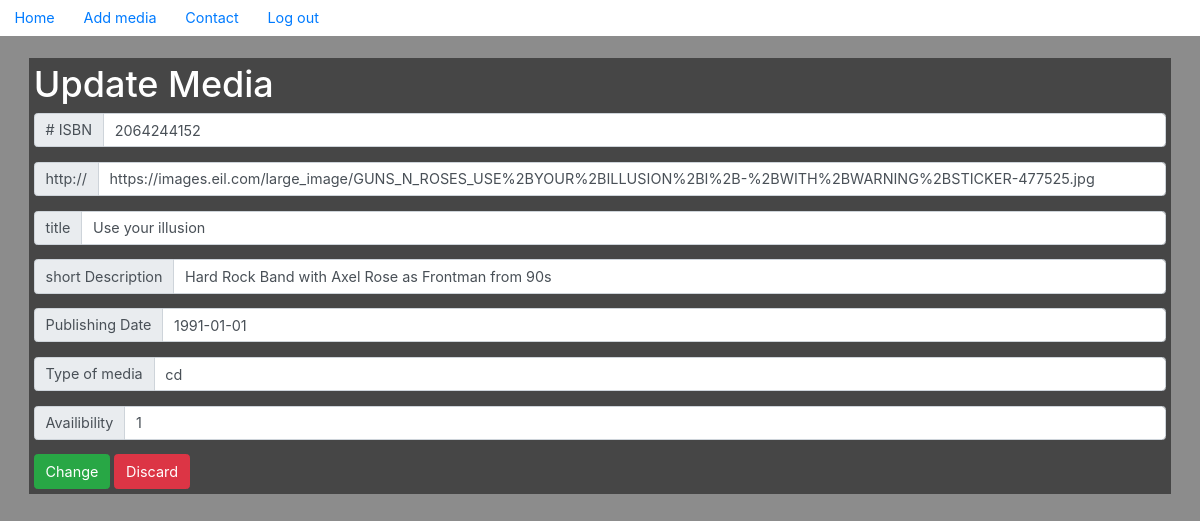
Page /update.php?ISBN=2064244152 on the committed database.
### tables this page shows
CREATE TABLE `media` (
  `ISBN` bigint(22) NOT NULL,
  `img_src` varchar(255) DEFAULT NULL,
  `title` varchar(255) DEFAULT NULL,
  `short_descr` varchar(255) DEFAULT NULL,
  `pub_date` date DEFAULT NULL,
  `media_type` varchar(55) DEFAULT NULL,
  `availibility` tinyint(1) DEFAULT NULL,
  `fk_author_id` int(11) DEFAULT NULL,
  `fk_pub_id` int(11) DEFAULT NULL
);

### update.php (the view, shortened to what this page needs)
<?php
require_once 'actions/db_connect.php';
if($_GET['ISBN']) {
    $id = $_GET['ISBN'];
    $sql = "SELECT * FROM media WHERE ISBN = {$id}";
    $result = $connect->query($sql);
    $data = $result->fetch_assoc();
?>
<?php
}
?>
<!DOCTYPE html>
<head>
  <link rel="stylesheet" href="https://use.fontawesome.com/releases/v5.0.8/css/all.css">
  <link rel="stylesheet" href="https://stackpath.bootstrapcdn.com/bootstrap/4.1.1/css/bootstrap.min.css">
  <link rel="stylesheet" href="style.css" />
</head>
<body>
  <header class="header">
    <ul class="nav nav-pills">
      <li class="nav-item">
        <a class="nav-link" href="home.php">Home</a>
      </li>
      <li class="nav-item">
        <a class="nav-link" href="create.php">Add media</a>
      </li>
      <li class="nav-item">
        <a class="nav-link" href="contact.html">Contact</a>
      </li>
      <li class="nav-item">
        <a class="nav-link" href="logout.php?logout">Log out</a>
      </li>
    </ul>
  </header>
  <section>
    <form action="actions/a_update.php" method="post">
      <h1>Update Media</h1>
        <div class="input-group mb-3">
          <div class="input-group-prepend">
            <span class="input-group-text" id="basic-addon1"># ISBN</span>
          </div>
          <input type="text" name="ISBN" value="<?php echo $data['ISBN'] ?>" class="form-control" placeholder="f.e.2064244152" aria-label="ISBN" aria-describedby="basic-addon1">
        </div>
        <div class="input-group mb-3">
          <div class="input-group-prepend">
            <span class="input-group-text" id="basic-addon1">http://</span>
          </div>
          <input type="text" name="img_src" value="<?php echo $data['img_src'] ?>" class="form-control" placeholder="http://googleimage.com/image.jpg" aria-label="image" aria-describedby="basic-addon1">
        </div>
        <div class="input-group mb-3">
          <div class="input-group-prepend">
            <span class="input-group-text" id="basic-addon1">title</span>
          </div>
          <input type="text" name="title"  value="<?php echo $data['title'] ?>" class="form-control" placeholder="Title of the media f.e. 'The Wall' or 'Ninja Assassin'" aria-label="title" aria-describedby="basic-addon1">
        </div>
        <div class="input-group mb-3">
          <div class="input-group-prepend">
            <span class="input-group-text" id="basic-addon1">short Description</span>
          </div>
          <input type="text" name="short_descr" value="<?php echo $data['short_descr'] ?>" class="form-control" placeholder="a short description of the content" aria-label="description" aria-describedby="basic-addon1">
        </div>
        <div class="input-group mb-3">
          <div class="input-group-prepend">
            <span class="input-group-text" id="basic-addon1">Publishing Date</span>
          </div>
          <input type="text" name="pub_date" value="<?php echo $data['pub_date'] ?>" class="form-control" placeholder="write in this format '2017-05-17'" aria-label="pub_date" aria-describedby="basic-addon1">
        </div>
        <div class="input-group mb-3">
          <div class="input-group-prepend">
            <span class="input-group-text" id="basic-addon1">Type of media</span>
          </div>
          <input type="text" name="media_type" value="<?php echo $data['media_type'] ?>" class="form-control" placeholder="book, cd, or Blue Ray" aria-label="type" aria-describedby="basic-addon1">
        </div>
        <div class="input-group mb-3">
          <div class="input-group-prepend">
            <span class="input-group-text" id="basic-addon1">Availibility</span>
          </div>
          <input type="text" name="availibility" value="<?php echo $data['availibility'] ?>" class="form-control" placeholder="yes=1 // no=0" aria-label="available" aria-describedby="basic-addon1">
        </div>
        <div class="buttons">
          <button class="btn btn-success" type="submit">Change</button>
          <a class="btn btn-danger" href="home.php">Discard</a>
        </div>
        </form>
          </section>
    </body>
</html>

### style.css (style rules this page uses)
body { height: 50%; font-size: 1rem; position: relative; color: white; background-color: transparent; }
header { position: fixed; background-color: white; width: 100%; z-index: 3; }
section { padding: 2rem; position: relative; top: 2rem; }
form { background: rgba(0,0,0,.5); display:flex; flex-direction: column; width: 100%; max-width: 100%; padding: 5px; }

### rows in the picture
media: ISBN "2064244152", img_src "https://images.eil.com/large_image/GUNS_N_ROSES_USE%2BYOUR%2BILLUSION%2BI%2B-%2BWITH%2BWARNING%2BSTICKER-477525.jpg", title "Use your illusion", short_descr "Hard Rock Band with Axel Rose as Frontman from 90s", pub_date "1991-01-01", media_type "cd", availibility "1"
